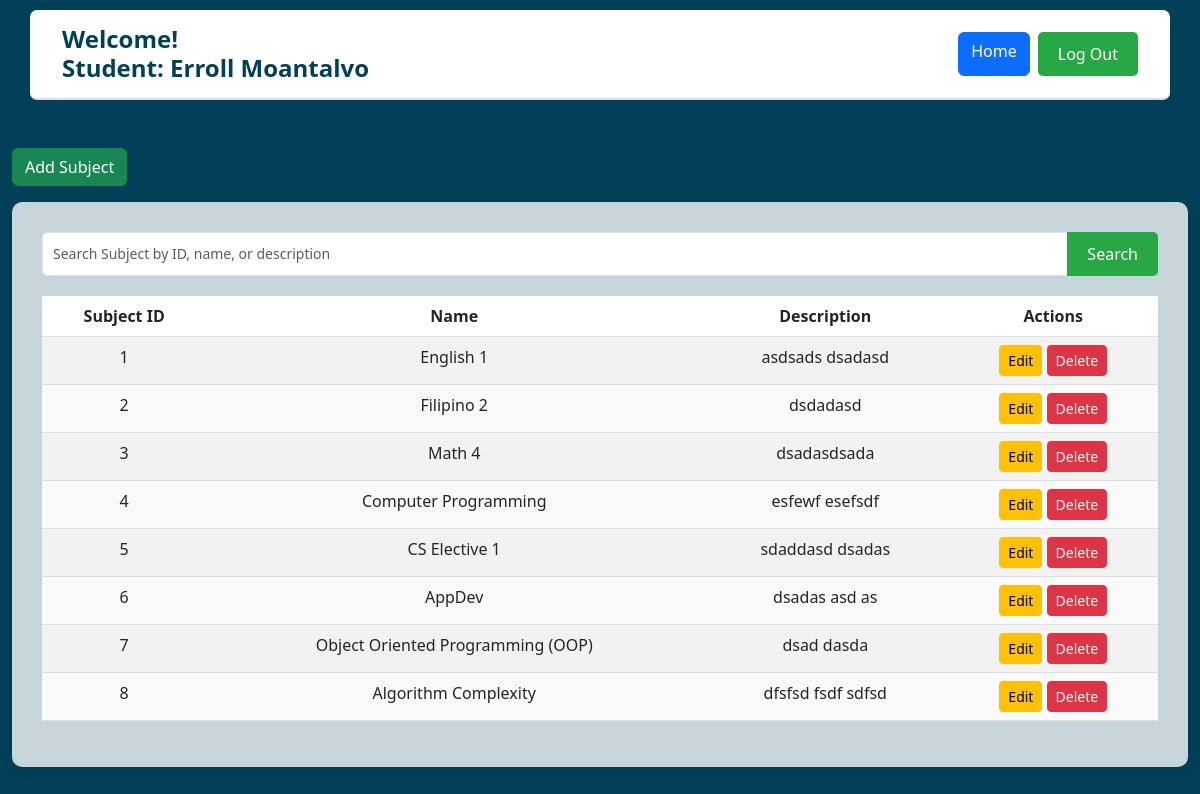
Page /subject_crud.php (signed in) on the earlier database version.
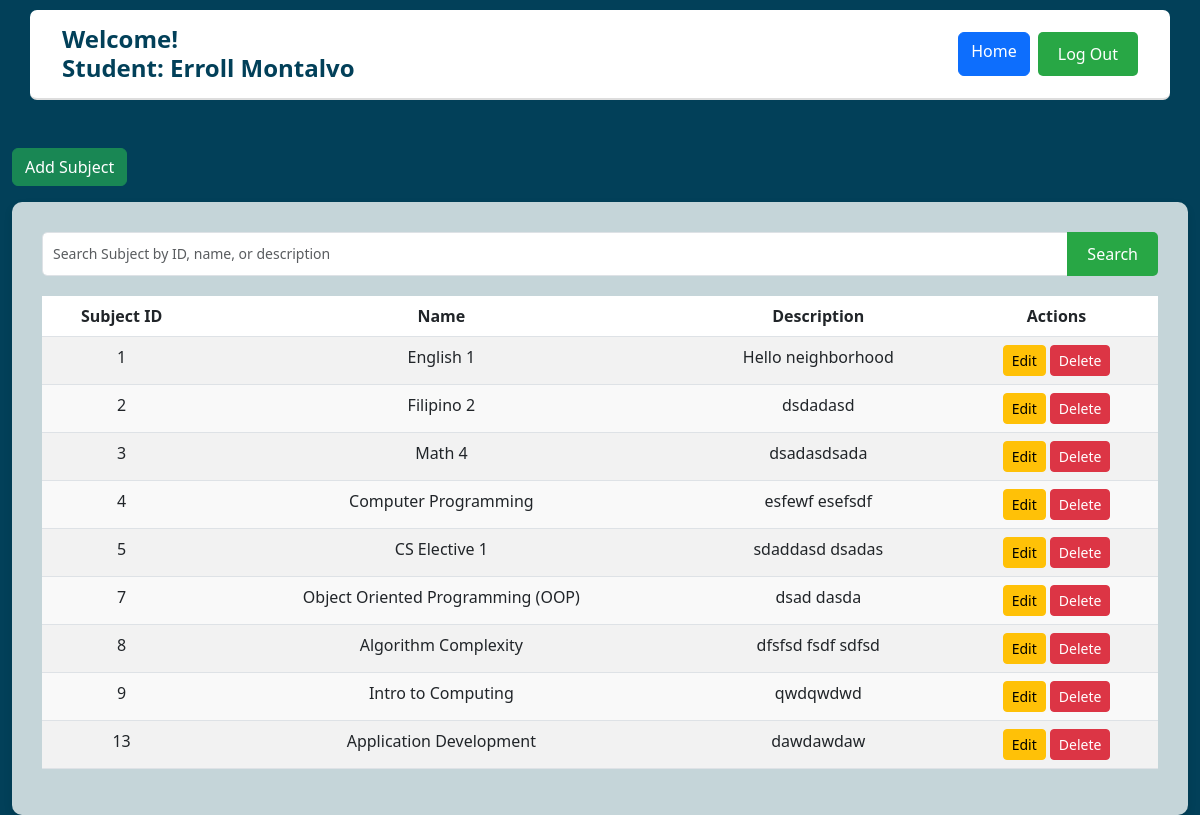
Same page on the later database version.
### tables this page shows
CREATE TABLE `subject` (
  `subjectID` int(5) NOT NULL,
  `name` varchar(150) NOT NULL,
  `description` longtext NOT NULL
);

### subject_crud.php (the view, shortened to what this page needs)
<?php
include ('base.php');
?>
    <div class="container mt-5">
        <button class="btn btn-success mb-3" data-bs-toggle="modal" data-bs-target="#addSubjectModal">Add Subject</button>
        <?php
$search = isset($_GET['search']) ? $conn->real_escape_string($_GET['search']) : '';
$query = "
    SELECT subjectID, name, description
    FROM subject
";
$result = $conn->query($query);
?>
<div class="dashboard-container">
    <form method="get" action="" class="mb-3">
        <div class="input-group">
            <input type="text" name="search" id="searchInput" class="form-control"
                   placeholder="Search Subject by ID, name, or description"
                   value="<?php echo htmlspecialchars($search); ?>">
            <button type="submit" class="btn btn-primary">Search</button>
        </div>
    </form>
    <table class="table table-striped">
        <thead>
            <tr>
                <th>Subject ID</th>
                <th>Name</th>
                <th>Description</th>
                <th>Actions</th>
            </tr>
        </thead>
        <tbody>
            <?php if ($result && $result->num_rows > 0): ?>
                <?php while ($row = $result->fetch_assoc()): ?>
                    <tr>
                        <td><?php echo htmlspecialchars($row['subjectID']); ?></td>
                        <td><?php echo htmlspecialchars($row['name']); ?></td>
                        <td><?php echo htmlspecialchars($row['description']); ?></td>
                        <td>
                            <button class="btn btn-warning btn-sm"
                                    data-bs-toggle="modal"
                                    data-bs-target="#editModal-<?php echo htmlspecialchars($row['subjectID']); ?>">
                                Edit
                            </button>
                            <button class="btn btn-danger btn-sm"
                                    data-bs-toggle="modal"
                                    data-bs-target="#deleteModal-<?php echo htmlspecialchars($row['subjectID']); ?>">
                                Delete
                            </button>
                        </td>
                    </tr>
                <?php endwhile; ?>
            <?php else: ?>
                <tr>
                    <td colspan="4">No subjects found.</td>
                </tr>
            <?php endif; ?>
        </tbody>
    </table>
</div>
</body>
</html>

### base.php (shortened to what this page needs)
<?php
$user_first = $_SESSION['first_name'];
$user_last = $_SESSION['last_name'];
$user_role = $_SESSION['role'];
?>
<!DOCTYPE html>
<html lang="en">
<head>
    <link href="https://cdn.jsdelivr.net/npm/bootstrap@5.3.0/dist/css/bootstrap.min.css" rel="stylesheet">
    <link rel="stylesheet" href="bootstrap/css/dashboard.css">
</head>
<body style="background-color: #024059;">
    <nav class="navbar navbar-expand-lg">
    <div class="container">
        <a class="navbar-brand" href="#">
            <h1>Welcome!</h1>
            <h1><?php echo htmlspecialchars($user_role) . ":"; ?> <?php echo htmlspecialchars($user_first); ?> <?php echo htmlspecialchars($user_last); ?></h1>
        </a>
        <div class="navbar-nav ms-auto">
            <a href="index.php" class="btn btn-primary me-2">Home</a>
            <a href="logout.php" class="btn btn-log-out">Log Out</a>
        </div>
    </div>
</nav>
</body>

Differences in the rows shown:
removed subject: subjectID "6", name "AppDev", description "dsadas asd as"
changed subject "English 1": description "asdsads dsadasd" → "Hello neighborhood"
added subject: subjectID "9", name "Intro to Computing", description "qwdqwdwd"
added subject: subjectID "13", name "Application Development", description "dawdawdaw"
Other differences:
$user_last: "Moantalvo" → "Montalvo"
